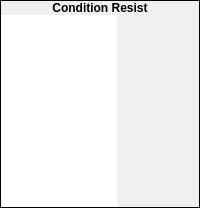
          <widget class="QFrame" name="frame_189">
           <property name="sizePolicy">
            <sizepolicy hsizetype="Preferred" vsizetype="Preferred">
             <horstretch>0</horstretch>
             <verstretch>0</verstretch>
            </sizepolicy>
           </property>
           <property name="frameShape">
            <enum>QFrame::Box</enum>
           </property>
           <property name="frameShadow">
            <enum>QFrame::Plain</enum>
           </property>
           <layout class="QVBoxLayout" name="verticalLayout_324">
            <property name="spacing">
             <number>0</number>
            </property>
            <property name="margin">
             <number>0</number>
            </property>
            <item>
             <widget class="QLabel" name="label_239">
              <property name="sizePolicy">
               <sizepolicy hsizetype="Preferred" vsizetype="Fixed">
                <horstretch>0</horstretch>
                <verstretch>0</verstretch>
               </sizepolicy>
              </property>
              <property name="font">
               <font>
                <weight>75</weight>
                <bold>true</bold>
               </font>
              </property>
              <property name="text">
               <string>Condition Resist</string>
              </property>
              <property name="alignment">
               <set>Qt::AlignCenter</set>
              </property>
             </widget>
            </item>
            <item>
             <widget class="QWidget" name="widget_200" native="true">
              <property name="minimumSize">
               <size>
                <width>116</width>
                <height>0</height>
               </size>
              </property>
              <property name="maximumSize">
               <size>
                <width>116</width>
                <height>16777215</height>
               </size>
              </property>
              <layout class="QHBoxLayout" name="horizontalLayout_165">
               <property name="spacing">
                <number>0</number>
               </property>
               <property name="margin">
                <number>0</number>
               </property>
               <item>
                <widget class="QListWidget" name="lwConditionResist">
                 <property name="sizePolicy">
                  <sizepolicy hsizetype="Preferred" vsizetype="Preferred">
                   <horstretch>0</horstretch>
                   <verstretch>0</verstretch>
                  </sizepolicy>
                 </property>
                 <property name="frameShape">
                  <enum>QFrame::NoFrame</enum>
                 </property>
                 <property name="horizontalScrollBarPolicy">
                  <enum>Qt::ScrollBarAlwaysOff</enum>
                 </property>
                 <property name="editTriggers">
                  <set>QAbstractItemView::NoEditTriggers</set>
                 </property>
                 <property name="selectionMode">
                  <enum>QAbstractItemView::NoSelection</enum>
                 </property>
                 <property name="verticalScrollMode">
                  <enum>QAbstractItemView::ScrollPerPixel</enum>
                 </property>
                </widget>
               </item>
              </layout>
             </widget>
            </item>
           </layout>
          </widget>
